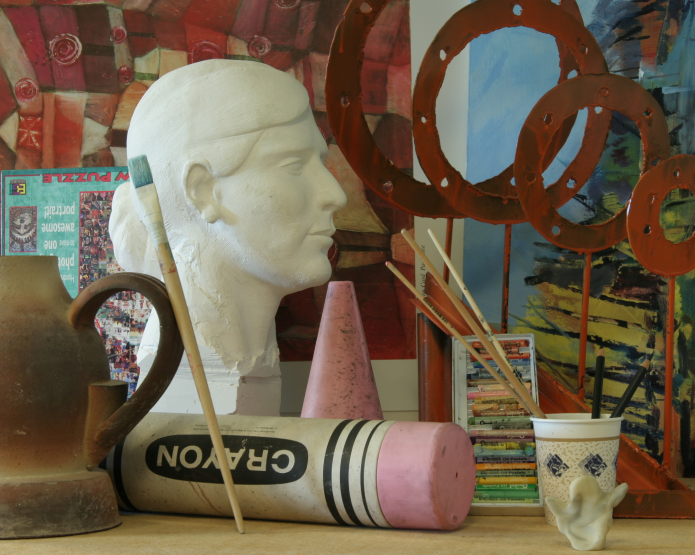
#> input picture StereoMatchingTestings/Art/view1.png, 1390 x 1110 px, found by its file name (shown at 1/2 size)
$ jupyter execute 'disparity map.2.1.ipynb'
#> lines starting #> are read from the running program, lines starting #| are printed output that depends on the picture
[cell 1]
import numpy as np
import cv2 as cv
import matplotlib.pyplot as plt
import imutils
import imageio

# Read both images and convert to grayscale
img1 = cv.imread(r'D:\Disparity-Map-Generator\StereoMatchingTestings\Art\view1.png', cv.IMREAD_GRAYSCALE)
#> img1: shape (1110, 1390); min 2, max 243, mean 97.4
img2 = cv.imread(r'D:\Disparity-Map-Generator\StereoMatchingTestings\Art\view5.png', cv.IMREAD_GRAYSCALE)
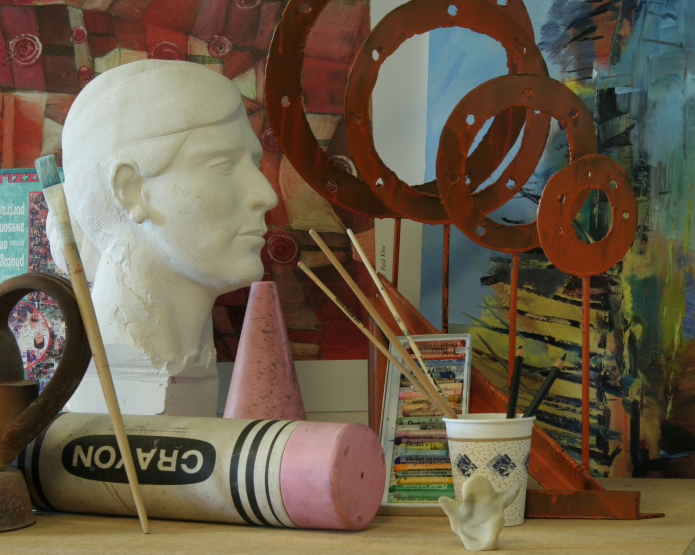
#> input picture StereoMatchingTestings/Art/view5.png, 1390 x 1110 px, found by its file name (shown at 1/2 size)
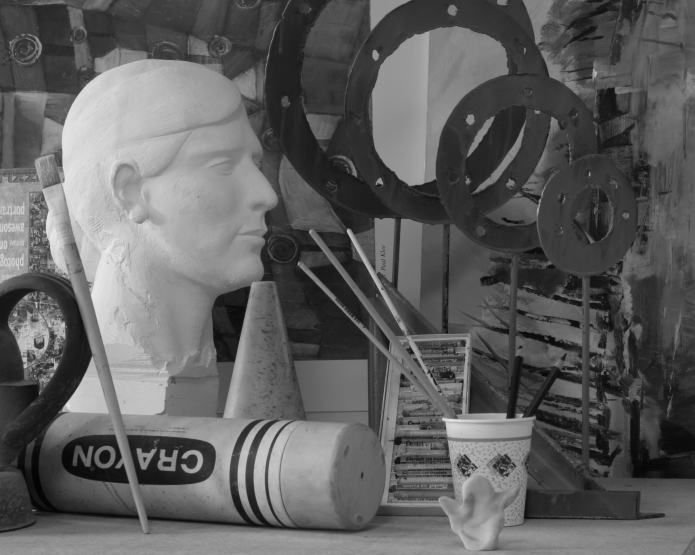
#> img2: shape (1110, 1390) (shown at 1/2 size); min 2, max 243, mean 94.9

sift = cv.SIFT_create()
# find the keypoints and descriptors with SIFT
kp1, des1 = sift.detectAndCompute(img1, None)
#> kp1 = 4343 keypoints; strongest (x, y, size): (295, 690, 38), (1255, 422, 3.3), (1260, 401, 2.8), (237, 276, 25.2)
kp2, des2 = sift.detectAndCompute(img2, None)
#> kp2 = 3837 keypoints; strongest (x, y, size): (698, 463, 6.9), (370, 912, 7.7), (73, 606, 3.2), (169, 804, 49.6)

[cell 2]
# Match keypoints in both images
# Based on: https://docs.opencv.org/master/dc/dc3/tutorial_py_matcher.html
FLANN_INDEX_KDTREE = 1
index_params = dict(algorithm=FLANN_INDEX_KDTREE, trees=5)
search_params = dict(checks=50)   # or pass empty dictionary
flann = cv.FlannBasedMatcher(index_params, search_params)
matches = flann.knnMatch(des1, des2, k=2)
#> matches = 4343 matches

# Keep good matches: calculate distinctive image features
# Lowe, D.G. Distinctive Image Features from Scale-Invariant Keypoints. International Journal of Computer Vision 60, 91–110 (2004). https://doi.org/10.1023/B:VISI.0000029664.99615.94
# https://www.cs.ubc.ca/~lowe/papers/ijcv04.pdf
matchesMask = [[0, 0] for i in range(len(matches))]
#> matchesMask = 4343 pairs, first value 0 to 0, second value 0 to 0
good = []
pts1 = []
pts2 = []

for i, (m, n) in enumerate(matches):
    if m.distance < 0.7*n.distance:
        # Keep this keypoint pair
        matchesMask[i] = [1, 0]
        good.append(m)
        pts2.append(kp2[m.trainIdx].pt)
        pts1.append(kp1[m.queryIdx].pt)
#> after the loop, good = 1023 matches; matchesMask = 4343 pairs, first value 0 to 1, second value 0 to 0; pts1 = 1023 pairs, first value 20.24 to 1385.4, second value 3.57 to 1093.6; pts2 = 1023 pairs, first value 6.79 to 1290.4, second value 3.74 to 1093.5

[cell 3]
# Calculate the fundamental matrix for the cameras
# https://docs.opencv.org/master/da/de9/tutorial_py_epipolar_geometry.html
pts1 = np.int32(pts1)
#> pts1 = 1023 pairs, first value 20 to 1385, second value 3 to 1093
pts2 = np.int32(pts2)
#> pts2 = 1023 pairs, first value 6 to 1290, second value 3 to 1093
fundamental_matrix, inliers = cv.findFundamentalMat(pts1, pts2, cv.FM_RANSAC)
#> fundamental_matrix = [[5.93e-09, -3.63e-05, 0.059], [2.51e-05, 4.67e-06, -6.38e+12], [-0.0546, 6.38e+12, 1]]; inliers = 1023 values, max 1 at index 1, min 0 at index 0, mean 0.955

# We select only inlier points
pts1 = pts1[inliers.ravel() == 1]
#> pts1 = 977 pairs, first value 87 to 1385, second value 3 to 1093
pts2 = pts2[inliers.ravel() == 1]
#> pts2 = 977 pairs, first value 6 to 1290, second value 3 to 1093

[cell 4]
# Visualize epilines
# Adapted from: https://docs.opencv.org/master/da/de9/tutorial_py_epipolar_geometry.html
def drawlines(img1src, img2src, lines, pts1src, pts2src):
    ''' img1 - image on which we draw the epilines for the points in img2
        lines - corresponding epilines '''
    r, c = img1src.shape
    img1color = cv.cvtColor(img1src, cv.COLOR_GRAY2BGR)
    img2color = cv.cvtColor(img2src, cv.COLOR_GRAY2BGR)
    # Edit: use the same random seed so that two images are comparable!
    np.random.seed(0)
    for r, pt1, pt2 in zip(lines, pts1src, pts2src):
        color = tuple(np.random.randint(0, 255, 3).tolist())
        x0, y0 = map(int, [0, -r[2]/r[1]])
        x1, y1 = map(int, [c, -(r[2]+r[0]*c)/r[1]])
        img1color = cv.line(img1color, (x0, y0), (x1, y1), color, 1)
        img1color = cv.circle(img1color, tuple(pt1), 5, color, -1)
        img2color = cv.circle(img2color, tuple(pt2), 5, color, -1)
    return img1color, img2color


# Find epilines corresponding to points in right image (second image) and
# drawing its lines on left image
lines1 = cv.computeCorrespondEpilines(
    pts2.reshape(-1, 1, 2), 2, fundamental_matrix)
#> lines1 = 977 rows, first 8: [-7.83e-15, 1, -186], [-8.23e-15, 1, -84], [-8.16e-15, 1, -103], [-8.25e-15, 1, -80], [-8.19e-15, 1, -95], [-8.22e-15, 1, -88], [-8.18e-15, 1, -98], [-6.91e-15, 1, -421]
lines1 = lines1.reshape(-1, 3)
img5, img6 = drawlines(img1, img2, lines1, pts1, pts2)
#> the loop in drawlines, `for r, pt1, pt2 in zip(lines, pts1src, pts2src):` made 977 passes
#> (r, pt1, pt2, color, y0, y1) on passes 1 to 3: ([-7.83e-15, 1, -186], [87, 186], [7, 186], (172, 47, 117), 186, 186), ([-8.23e-15, 1, -84], [100, 84], [20, 84], (192, 67, 251), 84, 84), ([-8.16e-15, 1, -103], [102, 103], [22, 103], (195, 103, 9), 103, 103)
#> after the loop in drawlines, `for r, pt1, pt2 in zip(lines, pts1src, pts2src):`:
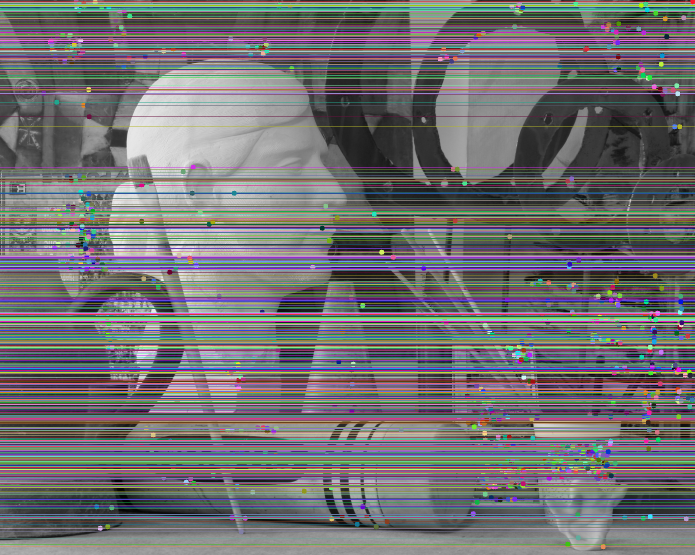
#> img1color: shape (1110, 1390, 3) (shown at 1/2 size); mean B, G, R 113.8, 111.5, 112.9
#> after the loop in drawlines, `for r, pt1, pt2 in zip(lines, pts1src, pts2src):`:
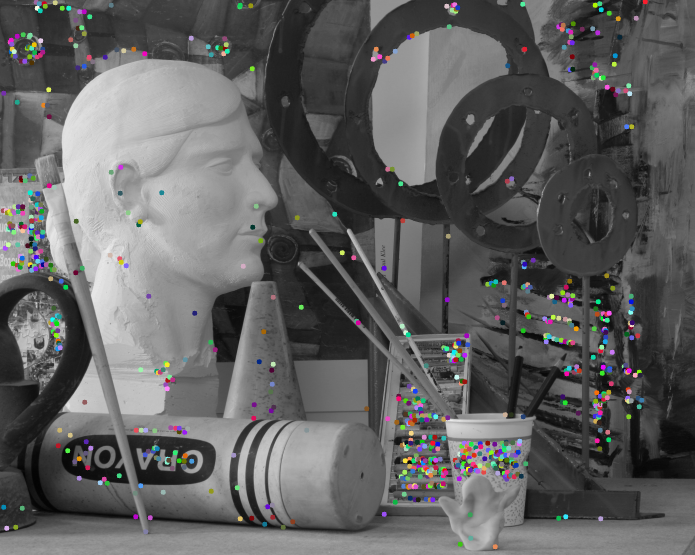
#> img2color: shape (1110, 1390, 3) (shown at 1/2 size); mean B, G, R 96, 95.9, 96

# Find epilines corresponding to points in left image (first image) and
# drawing its lines on right image
lines2 = cv.computeCorrespondEpilines(
    pts1.reshape(-1, 1, 2), 1, fundamental_matrix)
#> lines2 = 977 rows, first 8: [8.18e-15, -1, 186], [8.76e-15, -1, 84], [8.66e-15, -1, 103], [8.79e-15, -1, 80], [8.7e-15, -1, 95], [8.74e-15, -1, 88], [8.68e-15, -1, 98], [6.85e-15, -1, 420]
lines2 = lines2.reshape(-1, 3)
img3, img4 = drawlines(img2, img1, lines2, pts2, pts1)
#> the loop in drawlines (call 2), `for r, pt1, pt2 in zip(lines, pts1src, pts2src):` made 977 passes
#> (r, pt1, pt2, color, y0, y1) on passes 1 to 3: ([8.18e-15, -1, 186], [7, 186], [87, 186], (172, 47, 117), 186, 186), ([8.76e-15, -1, 84], [20, 84], [100, 84], (192, 67, 251), 84, 84), ([8.66e-15, -1, 103], [22, 103], [102, 103], (195, 103, 9), 103, 103)
#> pass 1, in drawlines (call 2), `img1color = cv.line(img1color, (x0, y0), (x1, y1), color, 1)`:
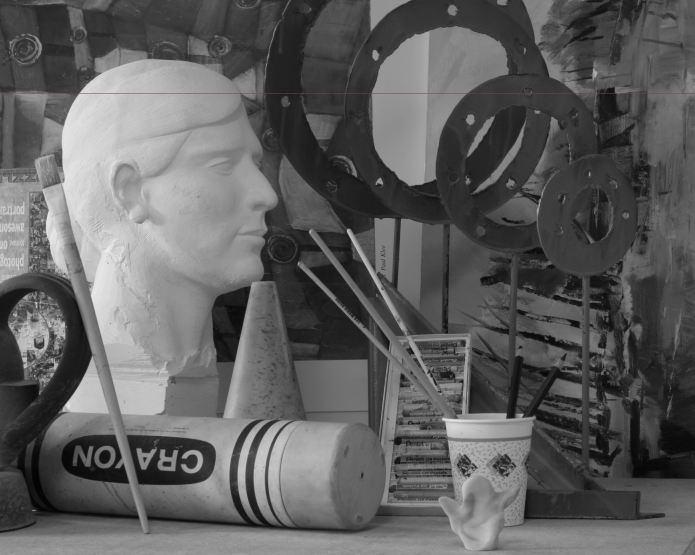
#> img1color: shape (1110, 1390, 3) (shown at 1/2 size); mean B, G, R 95, 94.9, 94.9
#> after the loop in drawlines (call 2), `for r, pt1, pt2 in zip(lines, pts1src, pts2src):`:
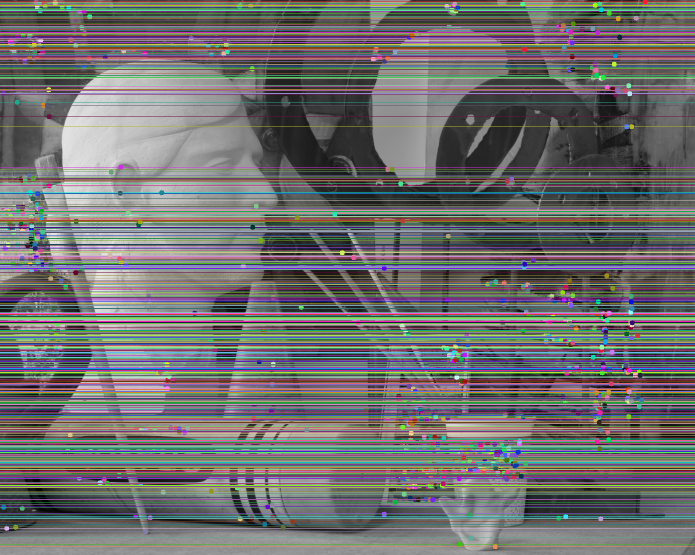
#> img1color: shape (1110, 1390, 3) (shown at 1/2 size); mean B, G, R 110.5, 110.7, 111.3
#> after the loop in drawlines (call 2), `for r, pt1, pt2 in zip(lines, pts1src, pts2src):`:
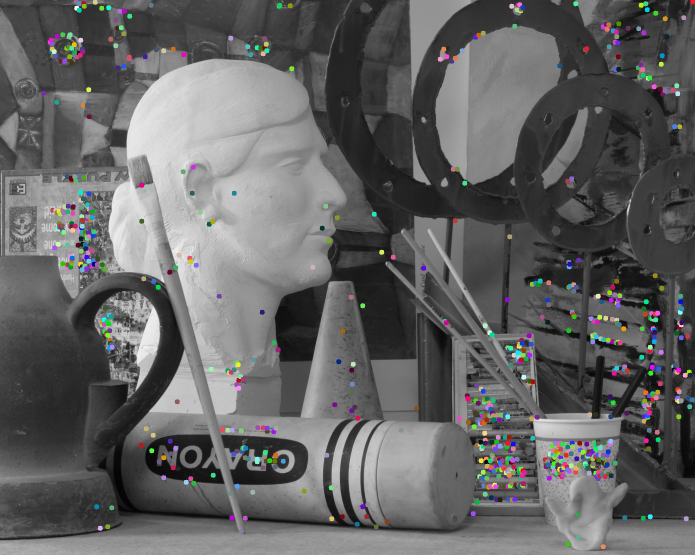
#> img2color: shape (1110, 1390, 3) (shown at 1/2 size); mean B, G, R 98.5, 98.4, 98.5

plt.subplot(121), plt.imshow(img5)
plt.subplot(122), plt.imshow(img3)
plt.suptitle("Epilines in both images")
plt.show()
#> figure, not shown here; B, G, R data is drawn as R, G, B

[cell 5]
h1, w1 = img1.shape
#> h1 = 1110; w1 = 1390
h2, w2 = img2.shape
#> h2 = 1110; w2 = 1390
_, H1, H2 = cv.stereoRectifyUncalibrated(
    np.float32(pts1), np.float32(pts2), fundamental_matrix, imgSize=(w1, h1)
)
#> H1 = [[-6.44e+12, 6.19e+11, 4.69e+14], [0.0546, -6.38e+12, -27.84], [2.51e-05, -0.000488, -6.38e+12]]; H2 = [[1, 6.09e-15, -3.41e-12], [-6.09e-15, 1, 4.21e-12], [0, 0, 1]]

[cell 6]
# Undistort (rectify) the images and save them
# Adapted from: https://stackoverflow.com/a/62607343
img1_rectified = cv.warpPerspective(img1, H1, (w1, h1))
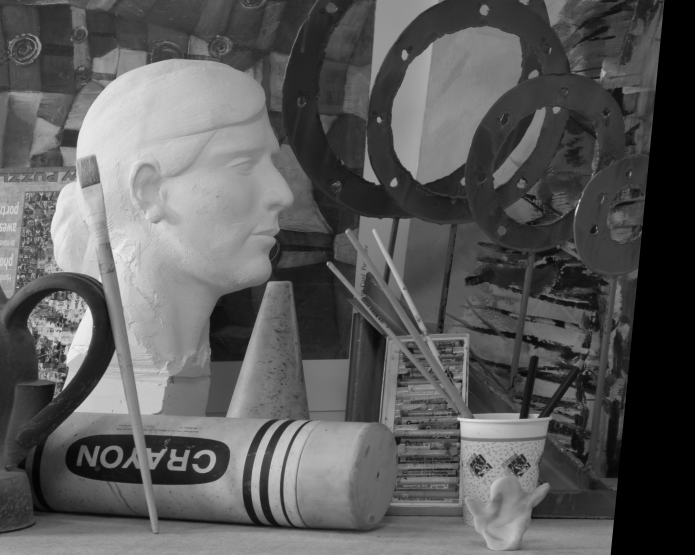
#> img1_rectified: shape (1110, 1390) (shown at 1/2 size); min 0, max 241, mean 90.2
img2_rectified = cv.warpPerspective(img2, H2, (w2, h2))

[cell 7]
# Draw the rectified images
fig, axes = plt.subplots(1, 2, figsize=(15, 10))
axes[0].imshow(img1_rectified, cmap="gray")
axes[1].imshow(img2_rectified, cmap="gray")
axes[0].axvline(250)
axes[1].axvline(250)
axes[0].axvline(450)
axes[1].axvline(450)
plt.suptitle("Rectified images")
plt.show()
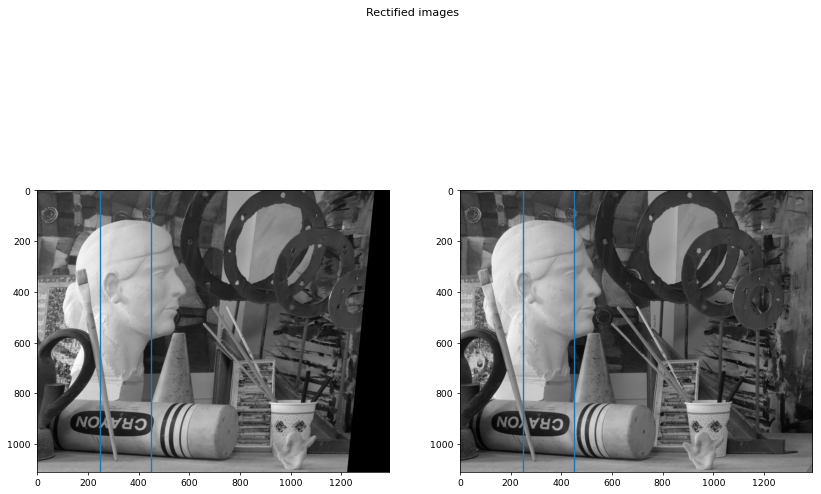
#> figure drawn by matplotlib, 2 panels

[cell 8]
# ------------------------------------------------------------
# CALCULATE DISPARITY (DEPTH MAP)
# Adapted from: https://github.com/opencv/opencv/blob/master/samples/python/stereo_match.py
# and: https://docs.opencv.org/master/dd/d53/tutorial_py_depthmap.html

# StereoSGBM Parameter explanations:
# https://docs.opencv.org/4.5.0/d2/d85/classcv_1_1StereoSGBM.html

stereo = cv.StereoBM_create(numDisparities=96, blockSize=11)

disparity_SGBM = stereo.compute(img1_rectified, img2_rectified)
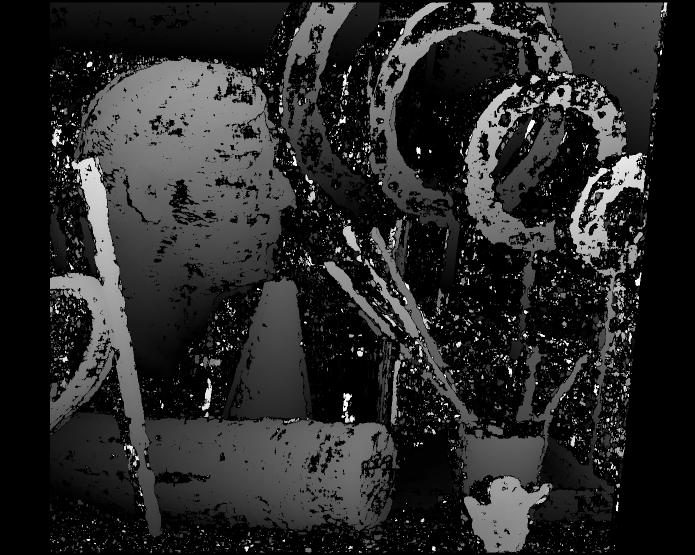
#> disparity_SGBM: shape (1110, 1390) int16 (shown at 1/2 size); min -16, max 1520, mean 229.1; drawn with min black and max white

# Normalize the values to a range from 0..255 for a grayscale image
disparity_SGBM = cv.normalize(disparity_SGBM, disparity_SGBM, alpha=255,
                              beta=0, norm_type=cv.NORM_MINMAX)
disparity_SGBM = np.uint8(disparity_SGBM)
cv.imwrite('PSNR_Assignment2\PSNR_Python\pred\Art\disp1.png', disparity_SGBM)
#> Out = True
